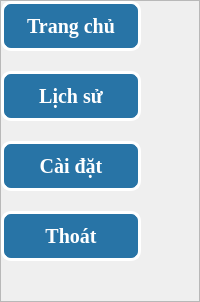
        <widget class="QFrame" name="frame_2">
         <property name="styleSheet">
          <string notr="true">QFrame#frame_2{
border:none;
}</string>
         </property>
         <property name="frameShape">
          <enum>QFrame::StyledPanel</enum>
         </property>
         <property name="frameShadow">
          <enum>QFrame::Raised</enum>
         </property>
         <layout class="QVBoxLayout" name="verticalLayout_2">
          <property name="spacing">
           <number>20</number>
          </property>
          <property name="leftMargin">
           <number>0</number>
          </property>
          <property name="topMargin">
           <number>0</number>
          </property>
          <property name="bottomMargin">
           <number>0</number>
          </property>
          <item>
           <widget class="QPushButton" name="btn_home">
            <property name="sizePolicy">
             <sizepolicy hsizetype="Fixed" vsizetype="Fixed">
              <horstretch>0</horstretch>
              <verstretch>0</verstretch>
             </sizepolicy>
            </property>
            <property name="minimumSize">
             <size>
              <width>140</width>
              <height>50</height>
             </size>
            </property>
            <property name="maximumSize">
             <size>
              <width>140</width>
              <height>16777215</height>
             </size>
            </property>
            <property name="font">
             <font>
              <family>Times New Roman</family>
              <pointsize>15</pointsize>
              <weight>75</weight>
              <bold>true</bold>
             </font>
            </property>
            <property name="styleSheet">
             <string notr="true">QPushButton{
background-color: rgb(40,116,166);
border-radius:10px;
border: 3px solid white;
color:white;

}
QPushButton:hover{
background-color: rgb(84,153,199);
}
</string>
            </property>
            <property name="text">
             <string>Trang chủ</string>
            </property>
           </widget>
          </item>
          <item>
           <widget class="QPushButton" name="btn_history">
            <property name="minimumSize">
             <size>
              <width>140</width>
              <height>50</height>
             </size>
            </property>
            <property name="maximumSize">
             <size>
              <width>140</width>
              <height>16777215</height>
             </size>
            </property>
            <property name="font">
             <font>
              <family>Times New Roman</family>
              <pointsize>15</pointsize>
              <weight>75</weight>
              <bold>true</bold>
             </font>
            </property>
            <property name="styleSheet">
             <string notr="true">QPushButton{
background-color: rgb(40,116,166);
border-radius:10px;
border: 3px solid white;
color:white;

}
QPushButton:hover{
background-color: rgb(84,153,199);
}
</string>
            </property>
            <property name="text">
             <string>Lịch sử</string>
            </property>
           </widget>
          </item>
          <item>
           <widget class="QPushButton" name="btn_setting">
            <property name="minimumSize">
             <size>
              <width>140</width>
              <height>50</height>
             </size>
            </property>
            <property name="maximumSize">
             <size>
              <width>140</width>
              <height>16777215</height>
             </size>
            </property>
            <property name="font">
             <font>
              <family>Times New Roman</family>
              <pointsize>15</pointsize>
              <weight>75</weight>
              <bold>true</bold>
             </font>
            </property>
            <property name="styleSheet">
             <string notr="true">QPushButton{
background-color: rgb(40,116,166);
border-radius:10px;
border: 3px solid white;
color:white;

}
QPushButton:hover{
background-color: rgb(84,153,199);
}
</string>
            </property>
            <property name="text">
             <string>Cài đặt</string>
            </property>
           </widget>
          </item>
          <item>
           <widget class="QPushButton" name="btn_exit">
            <property name="sizePolicy">
             <sizepolicy hsizetype="Minimum" vsizetype="Fixed">
              <horstretch>0</horstretch>
              <verstretch>0</verstretch>
             </sizepolicy>
            </property>
            <property name="minimumSize">
             <size>
              <width>140</width>
              <height>50</height>
             </size>
            </property>
            <property name="maximumSize">
             <size>
              <width>140</width>
              <height>16777215</height>
             </size>
            </property>
            <property name="font">
             <font>
              <family>Times New Roman</family>
              <pointsize>15</pointsize>
              <weight>75</weight>
              <bold>true</bold>
             </font>
            </property>
            <property name="styleSheet">
             <string notr="true">QPushButton{
background-color: rgb(40,116,166);
border-radius:10px;
border: 3px solid white;
color:white;

}
QPushButton:hover{
background-color: rgb(84,153,199);
}
</string>
            </property>
            <property name="text">
             <string>Thoát</string>
            </property>
           </widget>
          </item>
          <item>
           <spacer name="verticalSpacer">
            <property name="orientation">
             <enum>Qt::Vertical</enum>
            </property>
            <property name="sizeHint" stdset="0">
             <size>
              <width>20</width>
              <height>40</height>
             </size>
            </property>
           </spacer>
          </item>
         </layout>
        </widget>
